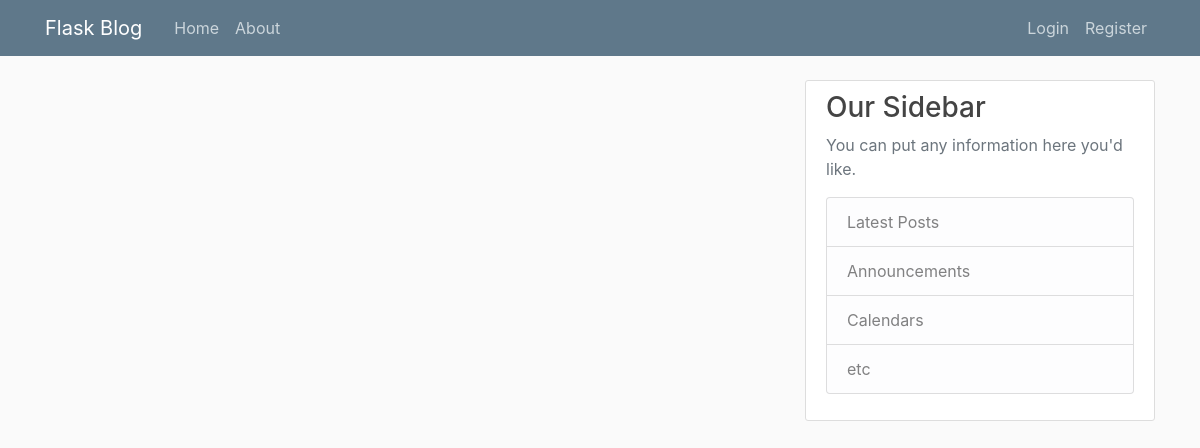
Page /home on the earlier database version.
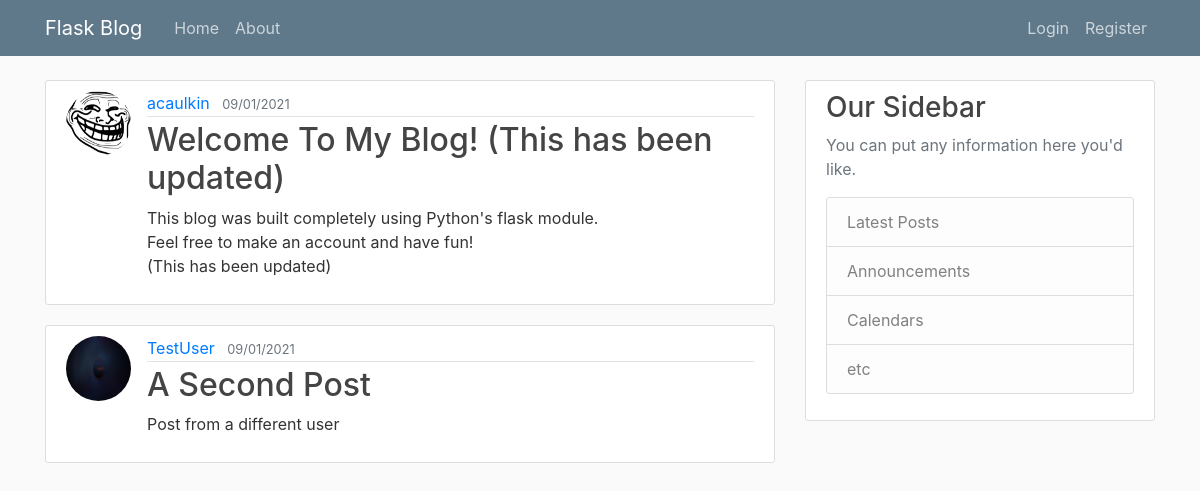
Same page on the later database version.
### flaskblog/models.py (models this page shows, shortened)
class Post(db.Model):
    id = db.Column(db.Integer, primary_key = True)
    title = db.Column(db.String(100), nullable = False)
    date_posted = db.Column(db.DateTime, nullable = False, default = datetime.utcnow)
    content = db.Column(db.Text, nullable = False)
    user_id = db.Column(db.Integer, db.ForeignKey('user.id'), nullable = False)

class User(db.Model, UserMixin):
    id = db.Column(db.Integer, primary_key = True)
    username = db.Column(db.String(20), unique = True, nullable = False)
    email = db.Column(db.String(120), unique = True, nullable = False)
    image_file = db.Column(db.String(20), nullable = False, default = 'default.jpg')
    password =  db.Column(db.String(60), nullable = False)
    posts = db.relationship('Post', backref = 'author', lazy = True)

### flaskblog/routes.py (the view)
@app.route('/')
@app.route('/home')
def home():
    posts = Post.query.all()
    return render_template('home.html', posts=posts, title='Home')

### flaskblog/templates/home.html
{% extends "layout.html" %}
{% block content %}
    {% for post in posts %}
    <article class="media content-section">
      <img class="rounded-circle article-img" src="{{ url_for('static', filename='profile_pics/' + post.author.image_file) }}">
        <div class="media-body">
          <div class="article-metadata">
            <a class="mr-2" href="#">{{ post.author.username }}</a>
            <small class="text-muted">{{ post.date_posted.strftime('%d/%m/%Y') }}</small>
          </div>
          <h2><a class="article-title" href="{{ url_for('post', post_id=post.id) }}">{{ post.title }}</a></h2>
          <p class="article-content">{{ post.content }}</p>
        </div>
      </article>
    {% endfor %}
{% endblock content%}

### flaskblog/templates/layout.html (shortened to what this page needs)
<!DOCTYPE html>
<html>
<head>
    <link rel="stylesheet" href="https://stackpath.bootstrapcdn.com/bootstrap/4.3.1/css/bootstrap.min.css"
>
    <link rel="stylesheet" type="text/css" href ="{{ url_for('static', filename='main.css') }}">
</head>
<body>
    <header class="site-header">
        <nav class="navbar navbar-expand-md navbar-dark bg-steel fixed-top">
          <div class="container">
            <a class="navbar-brand mr-4" href="{{ url_for('home') }}">Flask Blog</a>
            <div class="collapse navbar-collapse" id="navbarToggle">
              <div class="navbar-nav mr-auto">
                <a class="nav-item nav-link" href="{{ url_for('home') }}">Home</a>
                <a class="nav-item nav-link" href="{{ url_for('about') }}">About</a>
              </div>
              <div class="navbar-nav">
                {% if current_user.is_authenticated %}
                <a class="nav-item nav-link" href="{{ url_for('new_post') }}">New Post</a>
                <a class="nav-item nav-link" href="{{ url_for('account') }}">Account</a>
                <a class="nav-item nav-link" href="{{ url_for('logout') }}">Logout</a>
                {% else %}
                <a class="nav-item nav-link" href="{{ url_for('login') }}">Login</a>
                <a class="nav-item nav-link" href="{{ url_for('register') }}">Register</a>
                {% endif %}
              </div>
            </div>
          </div>
        </nav>
      </header>
      <main role="main" class="container">
        <div class="row">
          <div class="col-md-8">
            {% block content %}{% endblock %}
          </div>
          <div class="col-md-4">
            <div class="content-section">
              <h3>Our Sidebar</h3>
              <p class='text-muted'>You can put any information here you'd like.
                <ul class="list-group">
                  <li class="list-group-item list-group-item-light">Latest Posts</li>
                  <li class="list-group-item list-group-item-light">Announcements</li>
                  <li class="list-group-item list-group-item-light">Calendars</li>
                  <li class="list-group-item list-group-item-light">etc</li>
                </ul>
              </p>
            </div>
          </div>
        </div>
      </main>
</body>
</html>

### flaskblog/static/main.css (style rules this page uses)
body { background: #fafafa; color: #333333; margin-top: 5rem; }
h1, h2, h3, h4, h5, h6 { color: #444444; }
.bg-steel { background-color: #5f788a; }
.site-header .navbar-nav .nav-link { color: #cbd5db; }
.content-section { background: #ffffff; padding: 10px 20px; border: 1px solid #dddddd; border-radius: 3px; margin-bottom: 20px; }
.article-title { color: #444444; }
.article-content { white-space: pre-line; }
.article-img { height: 65px; width: 65px; margin-right: 16px; }
.article-metadata { padding-bottom: 1px; margin-bottom: 4px; border-bottom: 1px solid #e3e3e3 }

Differences in the rows shown:
added Post: image_file (picture), author.username "acaulkin", date_posted "09/01/2021", title "Welcome To My Blog! (This has been updated)", content "This blog was built completely using Python's flask module. Feel free to make an account and have fun! (This has been updated)"
added Post: image_file (picture), author.username "TestUser", date_posted "09/01/2021", title "A Second Post", content "Post from a different user"
